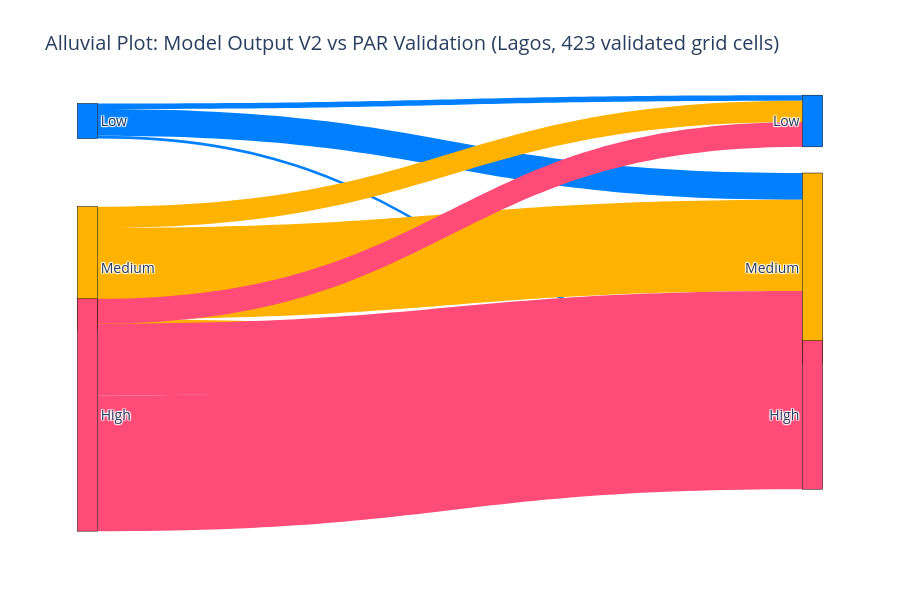

Source (notebook cell):
### Code cell
import plotly.graph_objects as go

# Force logical order
levels = [0, 1, 2]
level_labels = ["Low", "Medium", "High"]

# Group by model and majority validation
data_v2 = (
    alluvial_df.groupby(["model", "val_majority"])
    .size()
    .reset_index(name="Count")
)

# Source and target
source_v2 = data_v2["model"].apply(lambda x: levels.index(x)).tolist()
target_v2 = data_v2["val_majority"].apply(lambda x: levels.index(x) + len(levels)).tolist()
counts_v2 = data_v2["Count"].tolist()

# Explicit node colors in Low, Medium, High order
node_colors_v2 = [
    color_palette["0"], color_palette["1"], color_palette["2"],
    color_palette["0"], color_palette["1"], color_palette["2"]
]

# Match link colors to source nodes
link_colors_v2 = [node_colors_v2[src] for src in source_v2]

# Fixed node positions: left Low/Medium/High, right Low/Medium/High
x_positions = [0.01, 0.01, 0.01, 0.99, 0.99, 0.99]
y_positions = [0.05, 0.40, 0.75, 0.05, 0.40, 0.75]

fig_v2 = go.Figure(go.Sankey(
    arrangement="fixed",
    node=dict(
        pad=15,
        thickness=20,
        line=dict(color="black", width=0.5),
        label=2 * level_labels,
        color=node_colors_v2,
        x=x_positions,
        y=y_positions
    ),
    link=dict(
        source=source_v2,
        target=target_v2,
        value=counts_v2,
        color=link_colors_v2
    )
))

fig_v2.update_layout(
    title_text="Alluvial Plot: Model Output V2 vs PAR Validation (Lagos, 423 validated grid cells)",
    font_size=14,
    height=600
)

fig_v2.show()

### Figure 1 — Plotly figure (JSON) as saved in the notebook; plotly's stock layout.template omitted (floating-point values rounded to 4 significant figures)
{"data": [{"arrangement": "fixed", "link": {"color": ["#0080FF", "#0080FF", "#0080FF", "#FFB300", "#FFB300", "#FFB300", "#FF4B77", "#FF4B77", "#FF4B77"], "source": [0, 0, 0, 1, 1, 1, 2, 2, 2], "target": [3, 4, 5, 3, 4, 5, 3, 4, 5], "value": [6, 29, 3, 23, 99, 11, 27, 78, 147]}, "node": {"color": ["#0080FF", "#FFB300", "#FF4B77", "#0080FF", "#FFB300", "#FF4B77"], "label": ["Low", "Medium", "High", "Low", "Medium", "High"], "line": {"color": "black", "width": 0.5}, "pad": 15, "thickness": 20, "x": [0.01, 0.01, 0.01, 0.99, 0.99, 0.99], "y": [0.05, 0.4, 0.75, 0.05, 0.4, 0.75]}, "type": "sankey"}], "layout": {"font": {"size": 14}, "height": 600, "title": {"text": "Alluvial Plot: Model Output V2 vs PAR Validation (Lagos, 423 validated grid cells)"}}}
